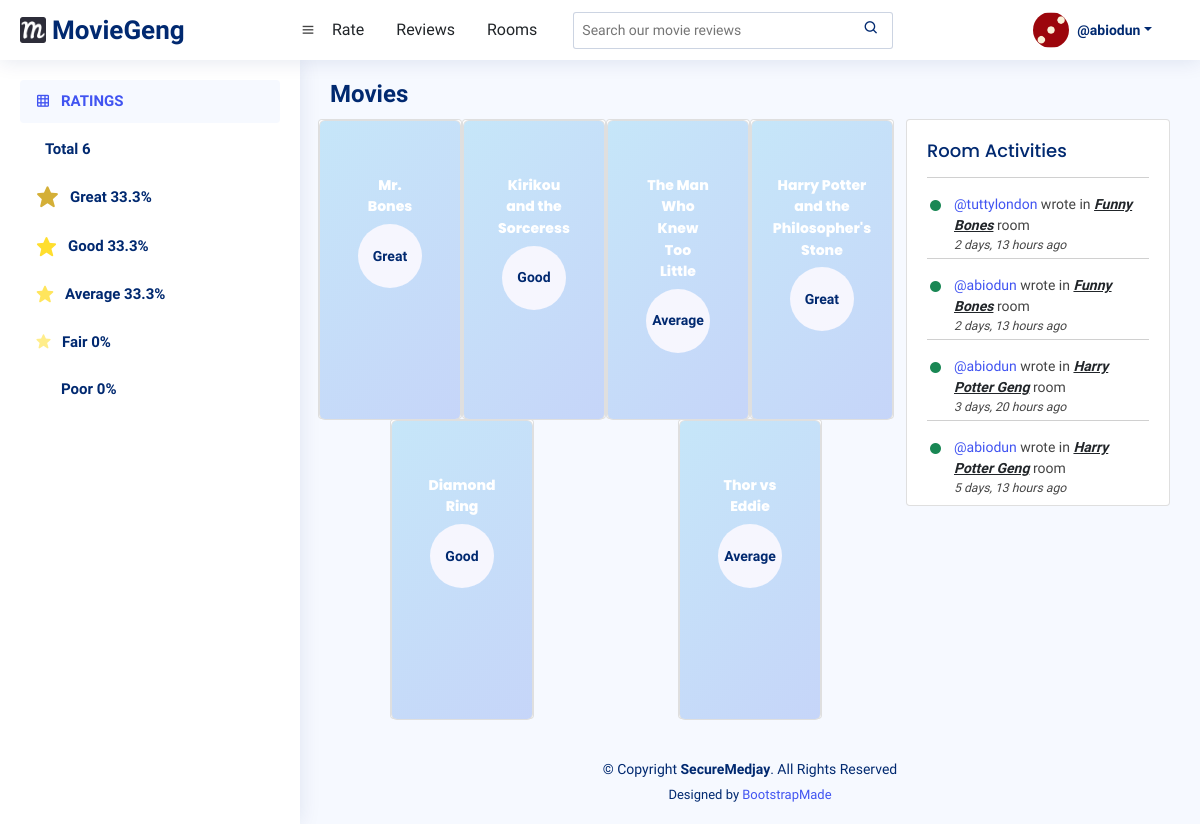
Page /movies/ (signed in) on the earlier database version.
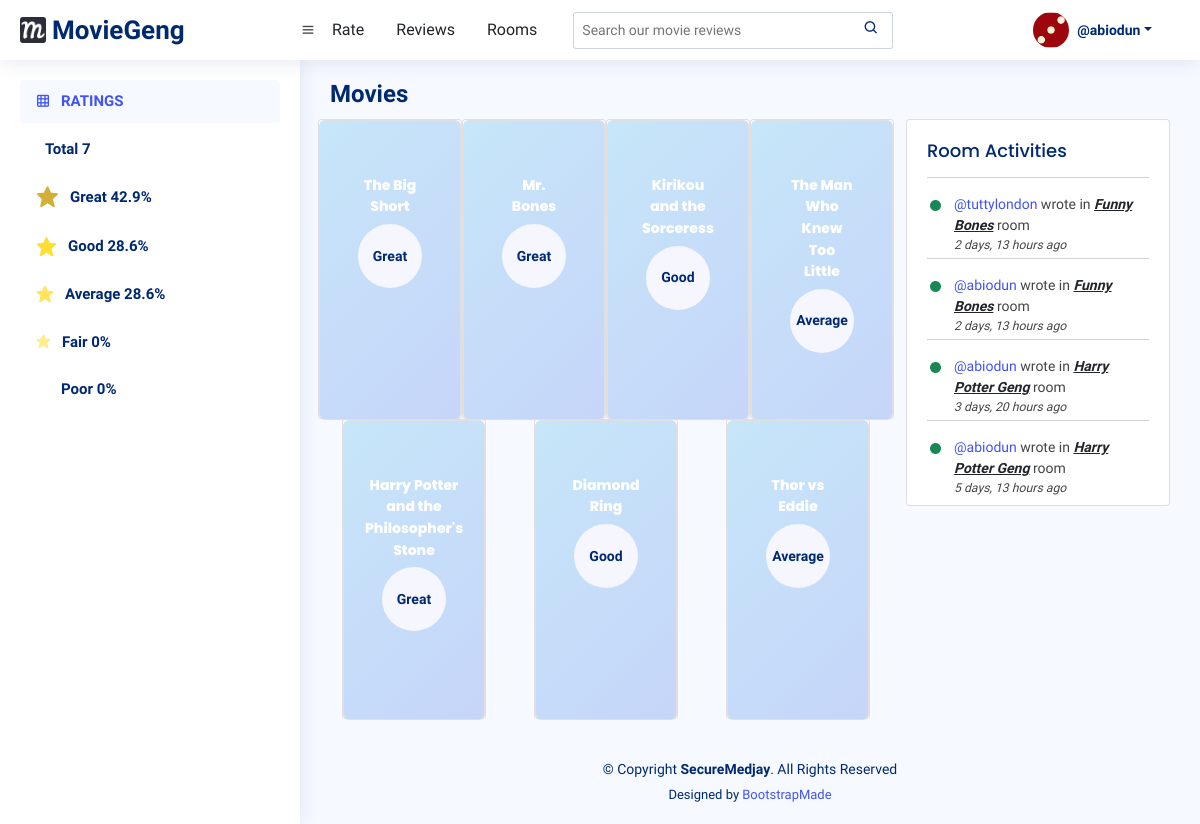
Same page on the later database version.
### base/models.py (models this page shows, shortened)
class Movie(models.Model):
    name = models.CharField(max_length=255)
    tmdb_id = models.CharField(max_length=255)
    img_url = models.CharField(null=True, max_length=255)
    duration = models.IntegerField(null=True)
    overview = models.TextField(null=True)
    tags = models.CharField(max_length=255, null=True)
    genres = models.CharField(max_length=255, null=True)
    budget = models.IntegerField(null=True)
    release_date = models.CharField(max_length=255, null=True)
    language = models.CharField(max_length=255, null=True)
    revenue = models.IntegerField(null=True)
    REQUIRED_FIELDS = []

class Review(models.Model):
    RATING_CHOICES = [
        ("Great", 'Great'),
        ("Good", 'Good'),
        ("Average", 'Average'),
        ("Fair", 'Fair'),
        ("Poor", 'Poor'),
    ]
    movies = models.ManyToManyField(Movie)
    review = models.TextField(null=True, blank=True)
    reviewer = models.ForeignKey(User, on_delete=models.CASCADE, null=True)
    rating = models.CharField(
        max_length=7, choices=RATING_CHOICES, default="Average", blank=True)
    reviewed_at = models.DateTimeField(auto_now=True)
    class Meta:
        ordering = ["-reviewed_at"]

class Message(models.Model):
    writer = models.ForeignKey(User, on_delete=models.CASCADE)
    room = models.ForeignKey(Room, on_delete=models.CASCADE)
    body = models.TextField()
    created_at = models.DateTimeField(auto_now_add=True)
    class Meta:
        ordering = ["-created_at"]

class User(AbstractUser):
    email = models.EmailField(unique=True)
    username = models.CharField(unique=True, max_length=255)
    bio = models.TextField(blank=True, null=True)
    avatar = models.ImageField(null=True, default="avatar.svg")
    USERNAME_FIELD = 'email'
    REQUIRED_FIELDS = ["username"]

class Room(models.Model):
    name = models.CharField(max_length=255, unique=True)
    host = models.ForeignKey(User, on_delete=models.CASCADE)
    participants = models.ManyToManyField(
        User, related_name="participants")
    created_at = models.DateTimeField(auto_now_add=True)
    movie = models.ForeignKey(Movie, on_delete=models.CASCADE)
    description = models.TextField(null=True, blank=True)
    class Meta:
        ordering = ["-created_at"]

### base/views.py (the view)
# urls.py: path("movies/", views.movie_list_view, name="movie-list"),
def movie_list_view(request):
    global great_percent, good_percent, average_percent, fair_percent, poor_percent, total_movie_reviews
    w = request.GET.get("w") if request.GET.get("w") else ""
    reviews = Review.objects.filter(
        Q(rating__icontains=w) |
        Q(reviewer__username__icontains=w) |
        Q(review__icontains=w) |
        Q(movies__name__icontains=w)
    )
    total_movie_reviews = reviews.count()
    great_rating_received = reviews.filter(rating="Great").count()
    good_rating_received = reviews.filter(rating="Good").count()
    average_rating_received = reviews.filter(rating="Average").count()
    fair_rating_received = reviews.filter(rating="Fair").count()
    poor_rating_received = reviews.filter(rating="Poor").count()
    if total_movie_reviews == 0:
        total_movie_reviews = Review.objects.all().count()
    great_percent = (great_rating_received/total_movie_reviews) * 100
    good_percent = (good_rating_received/total_movie_reviews) * 100
    average_percent = (average_rating_received/total_movie_reviews) * 100
    fair_percent = (fair_rating_received/total_movie_reviews) * 100
    poor_percent = (poor_rating_received/total_movie_reviews) * 100
    messages = Message.objects.all()
    context = {
        "reviews": reviews,
        "great_percent": great_percent,
        "good_percent": good_percent,
        "average_percent": average_percent,
        "fair_percent": fair_percent,
        "poor_percent": poor_percent,
        "total_movie_reviews": total_movie_reviews,
        "messages": messages,
    }
    return render(request, "home.html", context)

### templates/home.html
{% extends "base.html" %}
{% block content %}
    {% if home %}
        {% include "base/movie_search.html" %}
    {% else %}
        {% include "base/ratings.html" %}
        {% include "base/movie_list.html" %}
    {% endif %}
{% endblock %}

### base/templates/base/movie_list.html (shortened to what this page needs)
<main id="main" class="main">
  <div class="pagetitle">
    <h1>Movies</h1>
  </div>
  <section class="section dashboard">
    <div class="row">
      <div class="col-lg-8">
        <div class="row">
          {% for review in reviews %}
            <div class="card col-lg-3">
              {% for movie in review.movies.all %}
                <div class="card info-card sales-card front" style="background-image: url({{movie.img_url}});">
                  <div class="card-body">
                    <h5 class="card-title"><span>{{movie.name}}</span></h5>
                    <div class="d-flex align-items-center">
                      <div class="card-icon rounded-circle d-flex align-items-center">
                        <h5>{{review.rating}}</h5>
                      </div>
                    </div>
                  </div>
                </div>
                <div class="back">
                  <div>
                    <div class="pagetitle">
                      <p>Rated by</p><a href="{% url 'base:user-profile' review.reviewer.id %}">@{{ review.reviewer.username }}</a>
                    </div>
                    <p class="movie-search small fst-italic">
                    </p>
                    <div>
                      {% if review.reviewer == request.user %}
                        <a href="{% url 'base:update-movie' pk=review.id movie_id=movie.id %}">Update</a>
                      {% endif %}
                      <a href="{% url 'base:movie-detail' pk=review.id movie_id=movie.id %}">Details</a>
                      <a href="{% url 'base:create-room' movie.id %}">Discuss</a>
                    </div>
                  </div>
                </div>
              {% endfor %}
            </div>
          {% endfor %}
        </div>
      </div>
      {% if not home %}
        {% include "base/activities.html" %}
      {% endif %}
    </div>
  </section>
</main>

### base/templates/base/activities.html
<div class="col-lg-4">
  <div class="card">
    {% if messages %}
    <div class="card-body">
      <h5 class="card-title">Room Activities</h5>
      {% for message in messages %}
      <div class="activity">
        <hr>
        <div class="message-card activity-item d-flex">
          <i class='bi bi-circle-fill activity-badge text-success align-self-start'></i>
          <div class="activity-content">
            <a href="{% url 'base:user-profile' message.writer.id %}">
              @{{message.writer.username}}
            </a> wrote in
            <a href="{% url 'base:room-detail' message.room.id %}" class="fw-bold text-dark"><span>{{message.room.name}}</span></a> room
            <p class="small fst-italic">{{message.created_at|timesince}} ago</p>
          </div>
        </div>
      </div>
      {% endfor %}
    </div>
    {% endif %}
  </div>
</div>

Differences in the rows shown:
added Review: rating "Great"
added Movie: name "The Big Short"
Other differences:
{{ total_movie_reviews }}: "6" → "7"
{{ great_percent|floatformat }}: "33.3" → "42.9"
{{ good_percent|floatformat }}: "33.3" → "28.6"
{{ average_percent|floatformat }}: "33.3" → "28.6"
